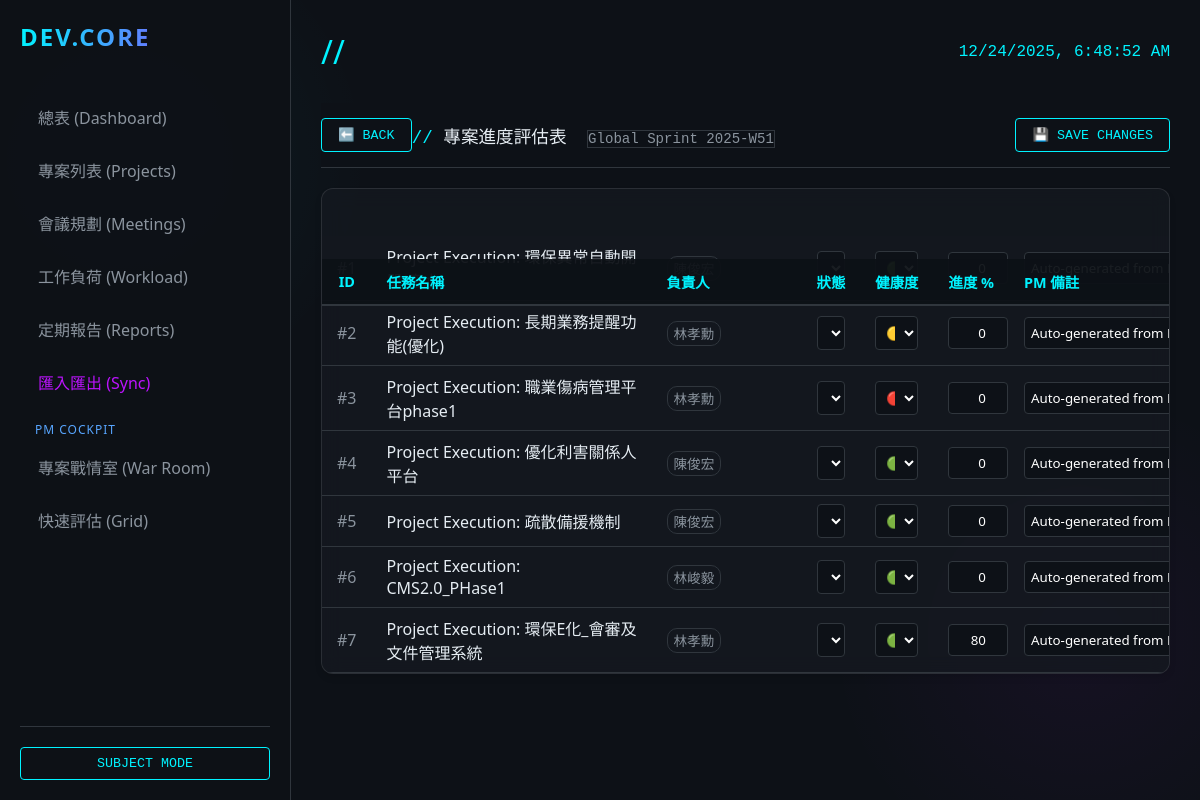
/pm/assessment, run on the app's committed database.
### app/models.py (models this page shows)
class Sprint(Base):
    __tablename__ = "sprints"
    id = Column(Integer, primary_key=True, index=True)
    name = Column(String, index=True)
    start_date = Column(Date)
    end_date = Column(Date)
    status = Column(String, default="future") # active, future, closed
    project_id = Column(Integer, ForeignKey("projects.id"))
    project = relationship("Project", back_populates="sprints")
    tasks = relationship("Task", back_populates="sprint", cascade="all, delete-orphan")

class Task(Base):
    __tablename__ = "tasks"
    id = Column(Integer, primary_key=True, index=True)
    title = Column(String, index=True)
    description = Column(Text, nullable=True)
    sprint_id = Column(Integer, ForeignKey("sprints.id"), nullable=True)
    project_id = Column(Integer, ForeignKey("projects.id"))
    assignee_id = Column(Integer, ForeignKey("engineers.id"), nullable=True)
    priority = Column(String, default="Medium") # High, Medium, Low
    status = Column(String, default="Todo") # Todo, In Progress, Done
    health = Column(String, default="Green") # Green, Yellow, Red
    progress = Column(Integer, default=0) # 0-100
    pm_note = Column(Text, nullable=True) # Private PM remarks
    project = relationship("Project", back_populates="tasks")
    sprint = relationship("Sprint", back_populates="tasks")
    assignee = relationship("Engineer", back_populates="tasks")

class Engineer(Base):
    __tablename__ = "engineers"
    id = Column(Integer, primary_key=True, index=True)
    name = Column(String, unique=True, index=True)
    role = Column(String, default="Engineer")
    projects = relationship("Project", back_populates="lead_engineer")
    tasks = relationship("Task", back_populates="assignee")

### app/routers/pm_tools.py (the view)
@router.get("/assessment")
async def assessment_view(request: Request, db: Session = Depends(get_db)):
    today = date.today()
    active_sprint = db.query(models.Sprint).filter(models.Sprint.status == 'active').first()
    if not active_sprint:
        active_sprint = db.query(models.Sprint).filter(
            models.Sprint.start_date <= today,
            models.Sprint.end_date >= today
        ).first()
    query = db.query(models.Task)
    if active_sprint:
        query = query.filter(models.Task.sprint_id == active_sprint.id)
    tasks = query.all()
    return templates.TemplateResponse("pm/assessment.html", {
        "request": request,
        "tasks": tasks,
        "sprint": active_sprint
    })

### templates/pm/assessment.html (shortened to what this page needs)
{% extends "base.html" %}
{% block content %}
<div class="sticky-toolbar d-flex justify-content-between align-items-center">
    <div class="d-flex align-items-center gap-3">
        <button onclick="history.back()" class="btn">⬅️ Back</button>
        <div style="font-family: 'Courier New'; font-size: 1.1em;">
            <span style="color: var(--accent-cyan);">//</span> 專案進度評估表
            <span class="badge"
                style="border: 1px solid var(--border-color); color: var(--text-secondary); font-size: 0.8em; margin-left: 10px;">
                {{ sprint.name if sprint else 'No Active Sprint' }}
            </span>
        </div>
    </div>
    <div class="d-flex align-items-center">
        <button id="btn-save" class="btn" onclick="saveChanges()" disabled>
            💾 SAVE CHANGES
        </button>
    </div>
</div>
<div class="card" style="padding: 0; overflow: hidden;">
    <div style="overflow-x: auto;">
        <table class="table-dark-custom">
            <thead>
                <tr>
                    <th class="col-id">ID</th>
                    <th class="col-project">任務名稱</th>
                    <th class="col-assignee">負責人</th>
                    <th class="col-status">狀態</th>
                    <th class="col-health">健康度</th>
                    <th class="col-progress">進度 %</th>
                    <th class="col-note">PM 備註</th>
                </tr>
            </thead>
            <tbody>
                {% for task in tasks %}
                <tr data-id="{{ task.id }}">
                    <td style="color: var(--text-secondary);">#{{ task.id }}</td>
                    <td style="font-weight: 500;">{{ task.title }}</td>
                    <td>
                        <span
                            style="border: 1px solid var(--border-color); padding: 2px 6px; border-radius: 10px; font-size: 0.85em; color: var(--text-secondary);">
                            {{ task.assignee.name if task.assignee else 'Unassigned' }}
                        </span>
                    </td>
                    <td>
                        <select class="input-field" name="status">
                            <option value="In Progress" {% if task.status=='In Progress' %}selected{% endif %}>進行中
                            </option>
                        </select>
                    </td>
                    <td>
                        <select class="input-field" name="health" onchange="updateHealthColor(this)">
                            <option value="Green" style="color: #00f3ff;" {% if task.health=='Green' %}selected{% endif
                                %}>🟢 正常</option>
                            <option value="Yellow" style="color: #ffc107;" {% if task.health=='Yellow' %}selected{%
                                endif %}>🟡 風險</option>
                            <option value="Red" style="color: #ff4444;" {% if task.health=='Red' %}selected{% endif %}>
                                🔴 落後</option>
                        </select>
                    </td>
                    <td>
                        <input type="number" class="input-field" name="progress" value="{{ task.progress }}" min="0"
                            max="100" style="text-align: right;">
                    </td>
                    <td>
                        <input type="text" class="input-field" name="pm_note" value="{{ task.pm_note or '' }}"
                            placeholder="Add note...">
                    </td>
                </tr>
                {% endfor %}
            </tbody>
        </table>
    </div>
</div>
{% endblock %}

### templates/base.html (shortened to what this page needs)
<!DOCTYPE html>
<html lang="en">
<head>
    <link rel="stylesheet" href="/static/css/style.css">
</head>
<body>
    <div class="app-container">
        <aside class="sidebar">
            <div class="brand">DEV.CORE</div>
            <nav>
                <a href="/" class="nav-link {% if page_title == 'Dashboard' %}active{% endif %}">總表 (Dashboard)</a>
                <a href="/cft_projects" class="nav-link {% if page_title == '專案列表' %}active{% endif %}">專案列表
                    (Projects)</a>
                <a href="/meetings" class="nav-link {% if page_title == '會議規劃及紀錄' %}active{% endif %}">會議規劃
                    (Meetings)</a>
                <a href="/workload" class="nav-link {% if page_title == 'Engineer Workload' %}active{% endif %}">工作負荷
                    (Workload)</a>
                <a href="/reports" class="nav-link {% if page_title == '定期報告' %}active{% endif %}">定期報告 (Reports)</a>
                <a href="/import_export" class="nav-link {% if page_title == '匯入匯出' %}active{% endif %}"
                    style="color: var(--accent-purple);">匯入匯出 (Sync)</a>
                <div
                    style="margin: 15px 0 5px 15px; font-size: 0.75rem; color: #58a6ff; text-transform: uppercase; letter-spacing: 1px;">
                    PM Cockpit</div>
                <a href="/pm/dashboard" class="nav-link {% if page_title == '專案戰情室' %}active{% endif %}">專案戰情室 (War
                    Room)</a>
                <a href="/pm/assessment" class="nav-link {% if page_title == '專案進度評估表' %}active{% endif %}">快速評估
                    (Grid)</a>
            </nav>
            <div style="margin-top: auto; padding-top: 20px; border-top: 1px solid var(--border-color);">
                <button id="togglePresent" class="btn" style="width: 100%">Subject Mode</button>
            </div>
        </aside>
        <main class="main-content">
            <header style="display: flex; justify-content: space-between; align-items: center; margin-bottom: 30px;">
                <h1 style="margin: 0; font-weight: 300;">{{ page_title }} <span
                        style="color: var(--accent-cyan)">//</span></h1>
                <div id="clock" style="font-family: 'Courier New'; color: var(--accent-cyan);"></div>
            </header>
            {% block content %}{% endblock %}
        </main>
    </div>
</body>
</html>

### static/css/style.css (style rules this page uses)
:root { --bg-color: #0d1117; --card-bg: rgba(22, 27, 34, 0.7); --text-primary: #e6edf3; --text-secondary: #8b949e; --accent-cyan: #00f3ff; --accent-purple: #bc13fe; --border-color: #30363d; --glass-border: 1px solid rgba(255, 255, 255, 0.1); }
body { background-color: var(--bg-color); color: var(--text-primary); font-family: 'Segoe UI', Roboto, Helvetica, Arial, sans-serif; margin: 0; padding: 0; overflow-x: hidden; background-image: radial-gradient(circle at 10% 20%, rgba(0, 243, 255, 0.05) 0%, transparent 20%), radial-gradient(circle at 90% 80%, rgba(188, 19, 254, 0.05) 0%, transparent 20%); }
.d-flex { display: flex; }
.justify-content-between { justify-content: space-between; }
.align-items-center { align-items: center; }
.app-container { display: flex; min-height: 100vh; }
.sidebar { width: 250px; background: rgba(13, 17, 23, 0.95); border-right: 1px solid var(--border-color); padding: 20px; display: flex; flex-direction: column; }
.main-content { flex: 1; padding: 30px; overflow-y: auto; }
.nav-link { display: block; padding: 12px 15px; color: var(--text-secondary); text-decoration: none; border-radius: 6px; margin-bottom: 5px; transition: all 0.3s ease; border-left: 3px solid transparent; }
.brand { font-size: 1.5em; font-weight: bold; color: var(--text-primary); margin-bottom: 40px; text-transform: uppercase; letter-spacing: 2px; background: linear-gradient(90deg, var(--accent-cyan), var(--accent-purple)); -webkit-background-clip: text; -webkit-text-fill-color: transparent; }
.card { background: var(--card-bg); border: var(--glass-border); border-radius: 12px; padding: 20px; backdrop-filter: blur(10px); margin-bottom: 20px; box-shadow: 0 4px 6px rgba(0, 0, 0, 0.1); }
.btn { background: transparent; border: 1px solid var(--accent-cyan); color: var(--accent-cyan); padding: 8px 16px; border-radius: 4px; cursor: pointer; transition: all 0.3s ease; font-family: 'Courier New', monospace; text-transform: uppercase; }
table { width: 100%; border-collapse: collapse; }
th, td { padding: 12px; text-align: left; border-bottom: 1px solid var(--border-color); }
th { color: var(--text-secondary); font-size: 0.9em; text-transform: uppercase; }
input, textarea, select { background-color: rgba(13, 17, 23, 0.8) !important; color: #ffffff !important; border: 1px solid var(--accent-cyan); padding: 8px; border-radius: 4px; font-family: inherit; }

### templates/pm/assessment.html (style rules this page uses)
.sticky-toolbar { position: sticky; top: 0; z-index: 100; background-color: var(--bg-color); padding: 15px 0; border-bottom: 1px solid var(--border-color); margin-bottom: 20px; }
.table-dark-custom { width: 100%; border-collapse: separate; border-spacing: 0; table-layout: auto; }
.table-dark-custom th { background: rgba(13, 17, 23, 0.95); color: var(--accent-cyan); border-bottom: 2px solid var(--border-color); padding: 12px 15px; position: sticky; top: 70px; z-index: 90; white-space: nowrap; }
.table-dark-custom td { background: rgba(22, 27, 34, 0.4); border-bottom: 1px solid var(--border-color); padding: 8px 15px; vertical-align: middle; color: var(--text-primary); }
.col-id { width: 60px; text-align: center; }
.col-project { min-width: 250px; max-width: 400px; }
.col-assignee { min-width: 120px; white-space: nowrap; }
.col-status { width: 140px; }
.col-health { width: 140px; }
.col-progress { width: 100px; }
.col-note { min-width: 300px; }
.input-field { background: #0d1117 !important; border: 1px solid #30363d; color: #e6edf3; width: 100%; padding: 6px; border-radius: 4px; }

### data on the page
Sprint: name "Global Sprint 2025-W51"
Task: title "Project Execution:…"
Task: id "2", title "Project Execution: 長期業務提醒功能(優化)", assignee "林孝勳", status "進行中", health "🟡 風險", progress "0", pm_note "Auto-generated from Project"
Task: id "3", title "Project Execution: 職業傷病管理平台phase1", assignee "林孝勳", status "進行中", health "🔴 落後", progress "0", pm_note "Auto-generated from Project"
Task: id "4", title "Project Execution: 優化利害關係人平台", assignee "陳俊宏", status "進行中", health "🟢 正常", progress "0", pm_note "Auto-generated from Project"
Task: id "5", title "Project Execution: 疏散備援機制", assignee "陳俊宏", status "進行中", health "🟢 正常", progress "0", pm_note "Auto-generated from Project"
Task: id "6", title "Project Execution: CMS2.0_PHase1", assignee "林峻毅", status "進行中", health "🟢 正常", progress "0", pm_note "Auto-generated from Project"
Task: id "7", title "Project Execution: 環保E化_會審及文件管理系統", assignee "林孝勳", status "進行中", health "🟢 正常", progress "80", pm_note "Auto-generated from Project"
